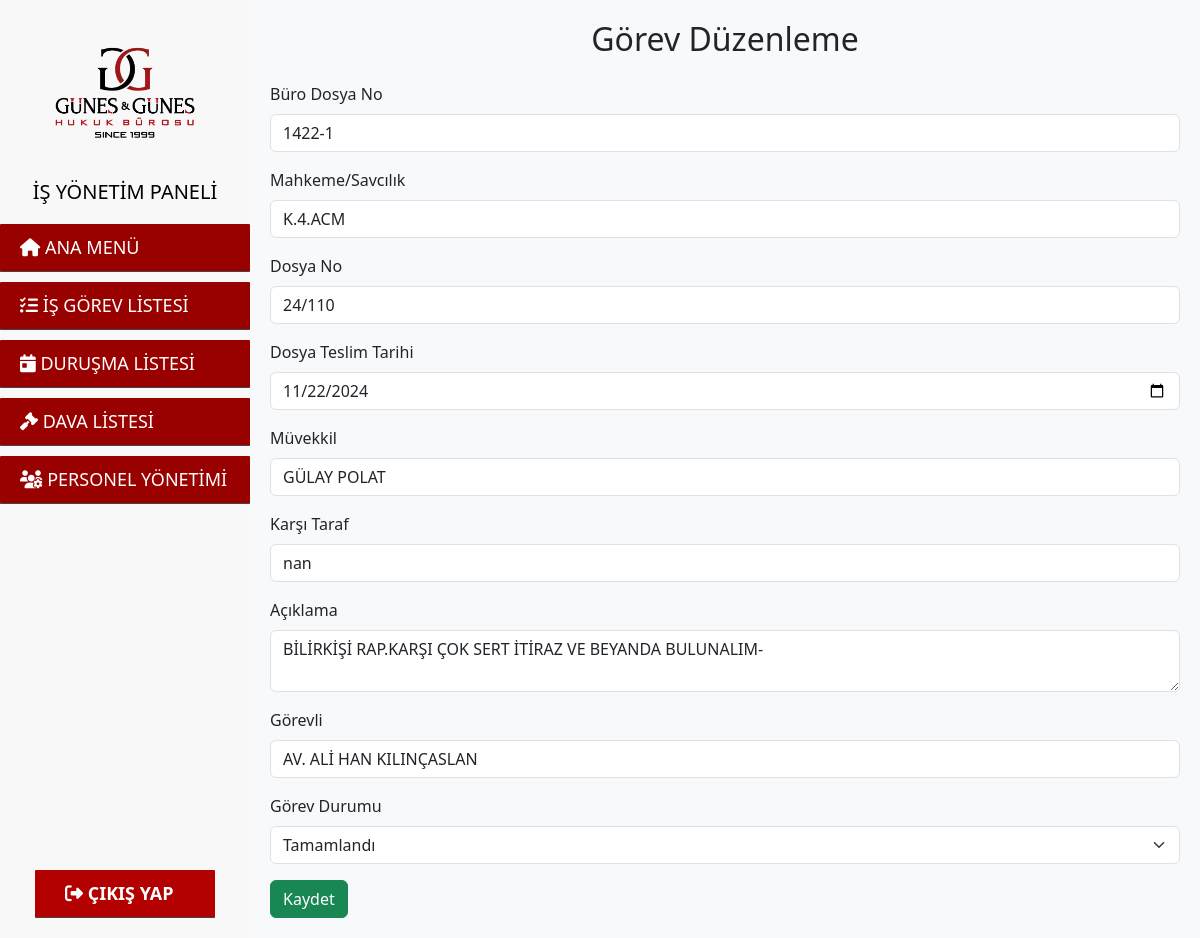
Page /duzenle.php?gorev_no=8 (signed in) on the committed database.
### tables this page shows
CREATE TABLE `is_gorev_listesi` (
  `gorev_no` int(11) NOT NULL,
  `buro_dosya_no` varchar(50) NOT NULL,
  `mahkeme_savcilik` varchar(255) DEFAULT NULL,
  `dosya_no` varchar(50) DEFAULT NULL,
  `dosya_teslim_tarihi` date DEFAULT NULL,
  `muvekkil` varchar(255) NOT NULL,
  `karsi_taraf` varchar(255) DEFAULT NULL,
  `aciklama` text DEFAULT NULL,
  `gorevli` varchar(255) DEFAULT NULL,
  `gorev_durumu` varchar(255) DEFAULT NULL
);

### duzenle.php (the view, shortened to what this page needs)
<?php
include 'header.php';
include 'db.php';
$gorev_no = $_GET['gorev_no'];
$query = "SELECT * FROM is_gorev_listesi WHERE gorev_no = $gorev_no";
$result = $mysqli->query($query);
$row = $result->fetch_assoc();
?>
<h2 class="text-center mb-4">Görev Düzenleme</h2>
<form method="POST" action="update_task.php">
    <div class="mb-3">
        <label for="buro_dosya_no" class="form-label">Büro Dosya No</label>
        <input type="text" class="form-control" id="buro_dosya_no" name="buro_dosya_no" value="<?php echo $row['buro_dosya_no']; ?>">
    </div>
    <div class="mb-3">
        <label for="mahkeme_savcilik" class="form-label">Mahkeme/Savcılık</label>
        <input type="text" class="form-control" id="mahkeme_savcilik" name="mahkeme_savcilik" value="<?php echo $row['mahkeme_savcilik']; ?>">
    </div>
    <div class="mb-3">
        <label for="dosya_no" class="form-label">Dosya No</label>
        <input type="text" class="form-control" id="dosya_no" name="dosya_no" value="<?php echo $row['dosya_no']; ?>">
    </div>
    <div class="mb-3">
        <label for="dosya_teslim_tarihi" class="form-label">Dosya Teslim Tarihi</label>
        <input type="date" class="form-control" id="dosya_teslim_tarihi" name="dosya_teslim_tarihi" value="<?php echo $row['dosya_teslim_tarihi']; ?>">
    </div>
    <div class="mb-3">
        <label for="muvekkil" class="form-label">Müvekkil</label>
        <input type="text" class="form-control" id="muvekkil" name="muvekkil" value="<?php echo $row['muvekkil']; ?>">
    </div>
    <div class="mb-3">
        <label for="karsi_taraf" class="form-label">Karşı Taraf</label>
        <input type="text" class="form-control" id="karsi_taraf" name="karsi_taraf" value="<?php echo $row['karsi_taraf']; ?>">
    </div>
    <div class="mb-3">
        <label for="aciklama" class="form-label">Açıklama</label>
        <textarea class="form-control" id="aciklama" name="aciklama"><?php echo $row['aciklama']; ?></textarea>
    </div>
    <div class="mb-3">
        <label for="gorevli" class="form-label">Görevli</label>
        <input type="text" class="form-control" id="gorevli" name="gorevli" value="<?php echo $row['gorevli']; ?>">
    </div>
    <div class="mb-3">
        <label for="gorev_durumu" class="form-label">Görev Durumu</label>
        <select class="form-select" name="gorev_durumu" id="gorev_durumu">
            <option value="Tamamlandı" <?php echo $row['gorev_durumu'] === 'Tamamlandı' ? 'selected' : ''; ?>>Tamamlandı</option>
        </select>
    </div>
    <button type="submit" class="btn btn-success">Kaydet</button>
</form>
<?php
include 'footer.php';
?>

### style.css (style rules this page uses)
body { background-color: #f8f9fa; }

### rows in the picture
is_gorev_listesi: buro_dosya_no "1422-1", mahkeme_savcilik "K.4.ACM", dosya_no "24/110", dosya_teslim_tarihi "11/22/2024", muvekkil "GÜLAY POLAT", karsi_taraf "nan", aciklama "BİLİRKİŞİ RAP.KARŞI ÇOK SERT İTİRAZ VE BEYANDA BULUNALIM-", gorevli "AV. ALİ HAN KILINÇASLAN", gorev_durumu "Tamamlandı"
